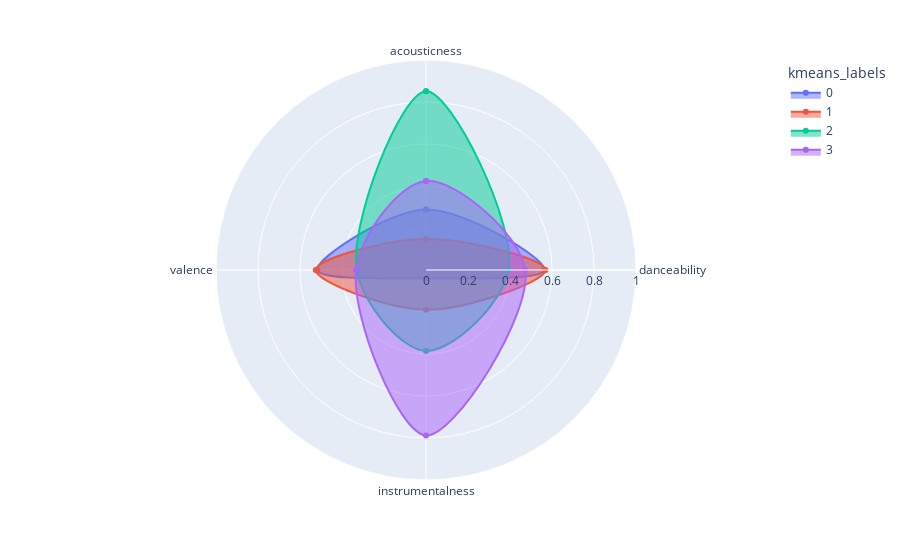

Notebook cell for this chart:
### Code cell
# plot on a single chart

import warnings

import plotly.express as px

warnings.simplefilter(action='ignore', category=FutureWarning)

fig = px.line_polar(df_reduced,
        r='score',
        theta='category', 
        color='kmeans_labels', 
        line_close=True,
        line_shape='spline',  # or linear
        hover_name='kmeans_labels',
        hover_data={'kmeans_labels':False},
        markers=True,
        labels= {'category':'Feature', 'score':'Score'},
        # text='kmeans_labels',   
        range_r=[0,1], 
        direction='clockwise',  # or counterclockwise
        start_angle=90

)

# fill in the area between the line and the axis
fig.update_traces(fill='toself') 

fig.show()

### Figure 1 — Plotly figure (JSON) as saved in the notebook; plotly's stock layout.template omitted (floating-point values rounded to 4 significant figures)
{"data": [{"customdata": [[0], [0], [0], [0], [0]], "fill": "toself", "hovertemplate": "<b>%{hovertext}</b><br><br>Score=%{r}<br>Feature=%{theta}<extra></extra>", "hovertext": [0, 0, 0, 0, 0], "legendgroup": "0", "line": {"color": "#636efa", "dash": "solid", "shape": "spline"}, "marker": {"symbol": "circle"}, "mode": "markers+lines", "name": "0", "r": [0.288, 0.5643, 0.03957, 0.5176, 0.288], "showlegend": true, "subplot": "polar", "theta": ["acousticness", "danceability", "instrumentalness", "valence", "acousticness"], "type": "scatterpolar"}, {"customdata": [[1], [1], [1], [1], [1]], "fill": "toself", "hovertemplate": "<b>%{hovertext}</b><br><br>Score=%{r}<br>Feature=%{theta}<extra></extra>", "hovertext": [1, 1, 1, 1, 1], "legendgroup": "1", "line": {"color": "#EF553B", "dash": "solid", "shape": "spline"}, "marker": {"symbol": "circle"}, "mode": "markers+lines", "name": "1", "r": [0.1479, 0.5686, 0.1892, 0.5249, 0.1479], "showlegend": true, "subplot": "polar", "theta": ["acousticness", "danceability", "instrumentalness", "valence", "acousticness"], "type": "scatterpolar"}, {"customdata": [[2], [2], [2], [2], [2]], "fill": "toself", "hovertemplate": "<b>%{hovertext}</b><br><br>Score=%{r}<br>Feature=%{theta}<extra></extra>", "hovertext": [2, 2, 2, 2, 2], "legendgroup": "2", "line": {"color": "#00cc96", "dash": "solid", "shape": "spline"}, "marker": {"symbol": "circle"}, "mode": "markers+lines", "name": "2", "r": [0.8509, 0.3926, 0.3856, 0.3294, 0.8509], "showlegend": true, "subplot": "polar", "theta": ["acousticness", "danceability", "instrumentalness", "valence", "acousticness"], "type": "scatterpolar"}, {"customdata": [[3], [3], [3], [3], [3]], "fill": "toself", "hovertemplate": "<b>%{hovertext}</b><br><br>Score=%{r}<br>Feature=%{theta}<extra></extra>", "hovertext": [3, 3, 3, 3, 3], "legendgroup": "3", "line": {"color": "#ab63fa", "dash": "solid", "shape": "spline"}, "marker": {"symbol": "circle"}, "mode": "markers+lines", "name": "3", "r": [0.424, 0.4729, 0.7877, 0.3324, 0.424], "showlegend": true, "subplot": "polar", "theta": ["acousticness", "danceability", "instrumentalness", "valence", "acousticness"], "type": "scatterpolar"}], "layout": {"legend": {"title": {"text": "kmeans_labels"}, "tracegroupgap": 0}, "margin": {"t": 60}, "polar": {"angularaxis": {"direction": "clockwise", "rotation": 90}, "domain": {"x": [0, 1], "y": [0, 1]}, "radialaxis": {"range": [0, 1]}}}}
